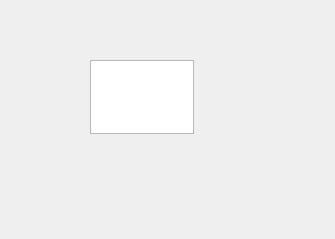
<?xml version="1.0" encoding="UTF-8"?>
<ui version="4.0">
 <class>Form</class>
 <widget class="QWidget" name="Form">
  <property name="geometry">
   <rect>
    <x>0</x>
    <y>0</y>
    <width>335</width>
    <height>239</height>
   </rect>
  </property>
  <property name="windowTitle">
   <string>Form</string>
  </property>
  <widget class="QTextEdit" name="textEdit">
   <property name="geometry">
    <rect>
     <x>90</x>
     <y>60</y>
     <width>104</width>
     <height>74</height>
    </rect>
   </property>
  </widget>
 </widget>
 <resources/>
 <connections/>
</ui>
